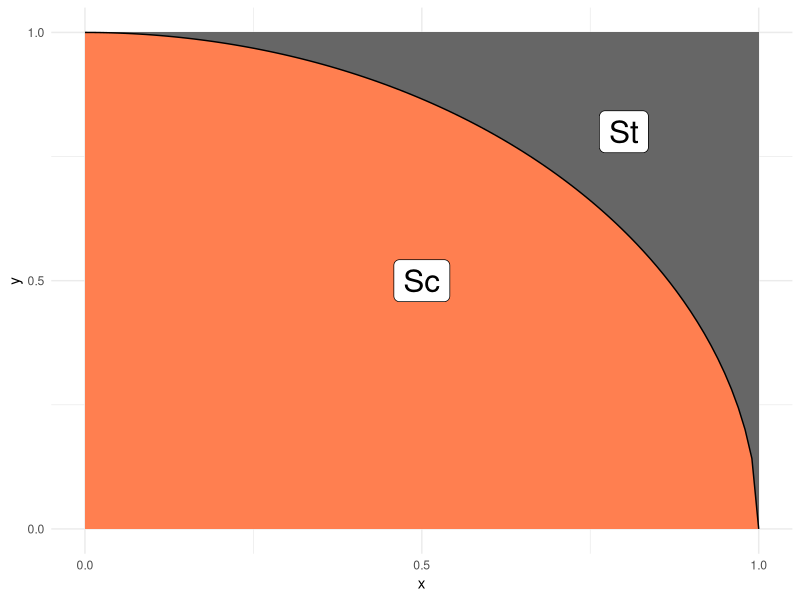

The R script that drew this image:
## ---- chunk 1
library(tidyverse)
## ---- chunk 2
tibble(x = seq(0, 1, length.out = 100)) %>%
  mutate(y = sqrt(1 - x^2)) %>%

  ggplot(aes(x, y)) +
  annotate(
    "rect",
    xmin = 0, ymin = 0, xmax = 1, ymax = 1,
    fill = "grey40",
    size = 1
  ) +
  geom_ribbon(aes(ymin = 0, ymax = y), fill = "coral") +
  geom_line() +
  annotate(
    "label",
    x = 0.5, y = 0.5, label = "Sc",
    size = 8
  ) +
  annotate(
    "label",
    x = 0.8, y = 0.8, label = "St",
    size = 8
  ) +
  scale_x_continuous(breaks = c(0, 1/2, 1)) +
  scale_y_continuous(breaks = c(0, 1/2, 1)) +
  theme_minimal()
## ---- chunk 3
## TASK: Choose a sample size and generate samples
n <- 10 # Choose a sample size
df_q1 <- tibble(z = rnorm(n)) # Generate the data
glimpse(df_q1)
## ---- chunk 4
## TASK: Estimate pi using your data from q1
pi_est <- NA_real_
pi_est
## ---- chunk 5

